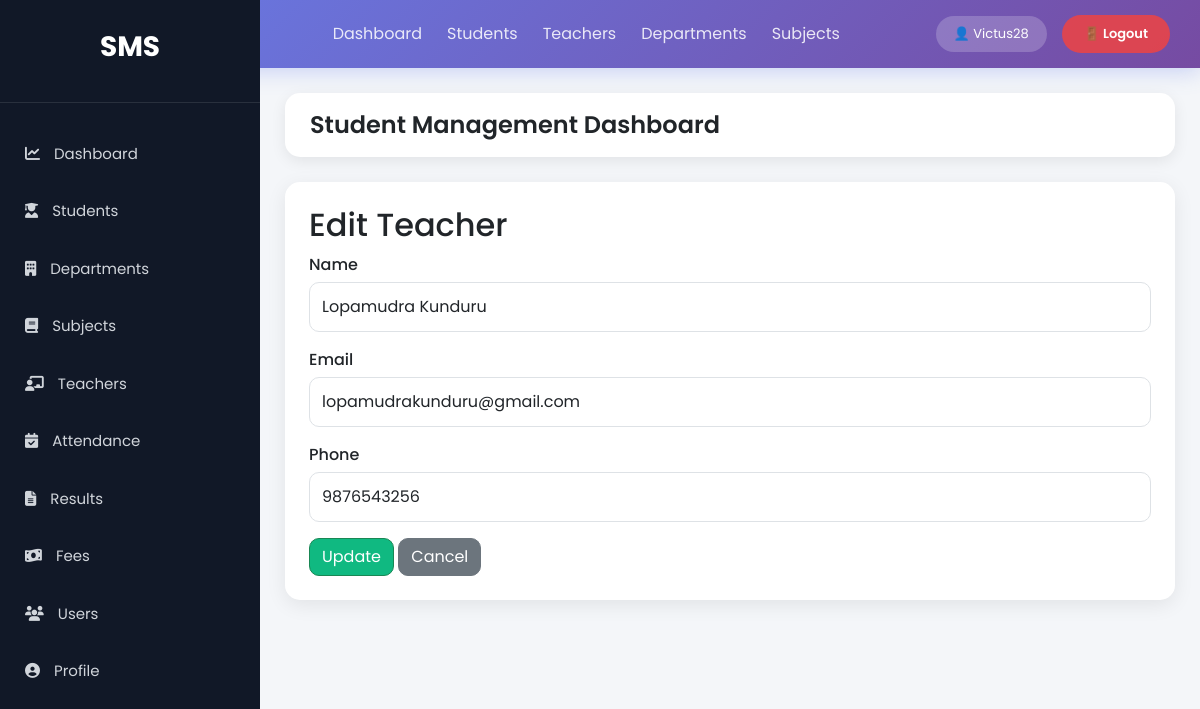
Page /teachers/edit/1/ (signed in) on the committed database.
### StudentManage_app/models.py (models this page shows, shortened)
class Teacher(models.Model):
    teacher_id = models.CharField(max_length=20, unique=True,null=True,blank=True)
    name = models.CharField(max_length=100)
    email = models.EmailField(unique=True)
    phone = models.CharField(max_length=15)
    qualification = models.CharField(max_length=100, null=True, blank=True)
    experience = models.IntegerField(default=0)
    department = models.ForeignKey(Department, on_delete=models.CASCADE)
    joining_date = models.DateField(null=True, blank=True)
    status = models.BooleanField(default=True)
    created_at = models.DateTimeField(null=True, blank=True)
    password_hash = models.CharField(max_length=128, blank=True, null=True)
    is_teacher_admin = models.BooleanField(default=False, help_text="Can manage other teachers")

### StudentManage_app/views.py (the view)
# urls.py: path('teachers/edit/<int:id>/', views.edit_teacher, name='edit_teacher'),
@login_required
def edit_teacher(request, id):
    teacher = get_object_or_404(Teacher, id=id)
    if request.method == "POST":
        teacher.name = request.POST.get('name', teacher.name)
        teacher.email = request.POST.get('email', teacher.email)
        teacher.phone = request.POST.get('phone', teacher.phone)
        teacher.save()
        return redirect('teacher_list')
    return render(request, 'StudentManage_app/tech/edit_teacher.html', {'teacher': teacher})

### StudentManage_app/templates/StudentManage_app/tech/edit_teacher.html (shortened to what this page needs)
{% extends 'base.html' %}
{% block content %}
<div class="card p-4">
    <h2>Edit Teacher</h2>
    <form method="POST">
        <div class="mb-3">
            <label>Name</label>
            <input type="text" name="name" class="form-control" value="{{ teacher.name }}">
        </div>
        <div class="mb-3">
            <label>Email</label>
            <input type="email" name="email" class="form-control" value="{{ teacher.email }}">
        </div>
        <div class="mb-3">
            <label>Phone</label>
            <input type="text" name="phone" class="form-control" value="{{ teacher.phone }}">
        </div>
        <button type="submit" class="btn btn-success">Update</button>
        <a href="{% url 'teacher_list' %}" class="btn btn-secondary">Cancel</a>
    </form>
</div>
{% endblock %}

### StudentManage_app/templates/base.html (shortened to what this page needs)
<!DOCTYPE html>
<html lang="en">
<head>
<link href="https://cdn.jsdelivr.net/npm/bootstrap@5.3.3/dist/css/bootstrap.min.css" rel="stylesheet">
<link href="https://cdnjs.cloudflare.com/ajax/libs/font-awesome/6.5.1/css/all.min.css" rel="stylesheet">
<link rel="stylesheet" href="/static/css/style.css?v=5">
</head>
<body>
<nav style="
    background: linear-gradient(135deg, #667eea 0%, #764ba2 100%);
    padding: 15px 30px;
    display: flex;
    justify-content: space-between;
    align-items: center;
    color: white;
    box-shadow: 0 4px 20px rgba(102, 126, 234, 0.3);
">
    <div style="font-size: 20px; font-weight: 700;">
    </div>
    <div style="display: flex; gap: 25px; align-items: center;">
        <a href="{% url 'dashboard' %}" style="color: rgba(255,255,255,0.85); text-decoration: none;">Dashboard</a>
        <a href="{% url 'student_list' %}" style="color: rgba(255,255,255,0.85); text-decoration: none;">Students</a>
        <a href="{% url 'teacher_list' %}" style="color: rgba(255,255,255,0.85); text-decoration: none;">Teachers</a>
        <a href="{% url 'department_list' %}" style="color: rgba(255,255,255,0.85); text-decoration: none;">Departments</a>
        <a href="{% url 'subject_list' %}" style="color: rgba(255,255,255,0.85); text-decoration: none;">Subjects</a>
    </div>
    {% if user.is_authenticated %}
    <div style="display: flex; align-items: center; gap: 15px;">
        <span style="background: rgba(255,255,255,0.2); padding: 8px 18px; border-radius: 25px; font-size: 13px;">
            👤 {{ user.username }}
        </span>
        <form method="post" action="{% url 'login' %}" style="display: inline; margin: 0;">
            <button type="submit" style="
                background: rgba(239, 68, 68, 0.85);
                color: white;
                border: none;
                padding: 9px 22px;
                border-radius: 25px;
                font-size: 13px;
                font-weight: 600;
                cursor: pointer;
                transition: all 0.3s;
            " onmouseover="this.style.background='rgba(239, 68, 68, 1)'"
            onmouseout="this.style.background='rgba(239, 68, 68, 0.85)'">
                🚪 Logout
            </button>
        </form>
    </div>
    {% endif %}
</nav>
<div class="wrapper">
    <aside class="sidebar">
        <div class="logo">
            <h3>SMS</h3>
        </div>
        <ul>
<li>
<a href="{% url 'dashboard' %}">
<i class="fas fa-chart-line"></i>
Dashboard
</a>
</li>
<li>
<a href="{% url 'student_list' %}">
<i class="fas fa-user-graduate"></i>
Students
</a>
</li>
<li>
<a href="{% url 'department_list' %}">
<i class="fas fa-building"></i>
Departments
</a>
</li>
<li>
<a href="{% url 'subject_list' %}">
<i class="fas fa-book"></i>
Subjects
</a>
</li>
<li>
<a href="{% url 'teacher_list' %}">
<i class="fas fa-chalkboard-teacher"></i>
Teachers
</a>
</li>
<li>
    <a href="{% url 'attendance_dashboard' %}">
        <i class="fas fa-calendar-check"></i>
        Attendance
    </a>
</li>
<li>
    <a href="{% url 'result_list' %}">
        <i class="fas fa-file-alt"></i>
        Results
    </a>
</li>
<li>
<a href="{% url 'fee_list' %}">
<i class="fas fa-money-bill-wave"></i>
Fees
</a>
</li>
<li>
<a href="{% url 'user_list' %}">
<i class="fas fa-users"></i>
Users
</a>
</li>
<li>
<a href="{% url 'profile' %}">
<i class="fas fa-user-circle"></i>
Profile
</a>
</li>
</ul>
</aside>
    <main class="content">
        <div class="topbar">
            <h4>Student Management Dashboard</h4>
        </div>
        {% block content %}
        {% endblock %}
    </main>
</div>
</body>
</html>

### StudentManage_app/static/css/style.css (style rules this page uses)
* { margin:0; padding:0; box-sizing:border-box; font-family:'Poppins',sans-serif; }
body { background:#f4f7fc; }
.wrapper { display:flex; min-height:100vh; }
.sidebar { width:260px; background:#111827; min-height:100vh; color:white; position:fixed; left:0; top:0; overflow:auto; }
.logo { text-align:center; padding:30px; border-bottom:1px solid rgba(255,255,255,.1); }
.logo h3 { font-size:28px; font-weight:700; color:white; }
.sidebar ul { list-style:none; padding:20px 0; }
.sidebar ul li { margin:5px 0; }
.sidebar ul li a { display:block; padding:15px 25px; color:#d1d5db; text-decoration:none; transition:.3s; font-size:15px; }
.sidebar ul li a i { margin-right:10px; }
.content { margin-left:260px; width:100%; padding:25px; }
.topbar { background:white; padding:18px 25px; border-radius:15px; box-shadow:0 4px 15px rgba(0,0,0,.08); margin-bottom:25px; }
.topbar h4 { margin:0; font-weight:600; }
.card { border:none; border-radius:18px; box-shadow:0 5px 20px rgba(0,0,0,.08); }
.btn { border-radius:10px; }
.btn-success { background:#10b981; }
form input, form select, form textarea { border-radius:10px !important; padding:12px !important; }
form label { margin-bottom:5px; font-weight:500; }
.card { border-radius:15px; }
body { background:#f4f6f9; }

### rows in the picture
Teacher: name "Lopamudra Kunduru", email "lopamudrakunduru@gmail.com", phone "9876543256"

### other values in the picture
{{ user.username }} "Victus28"
